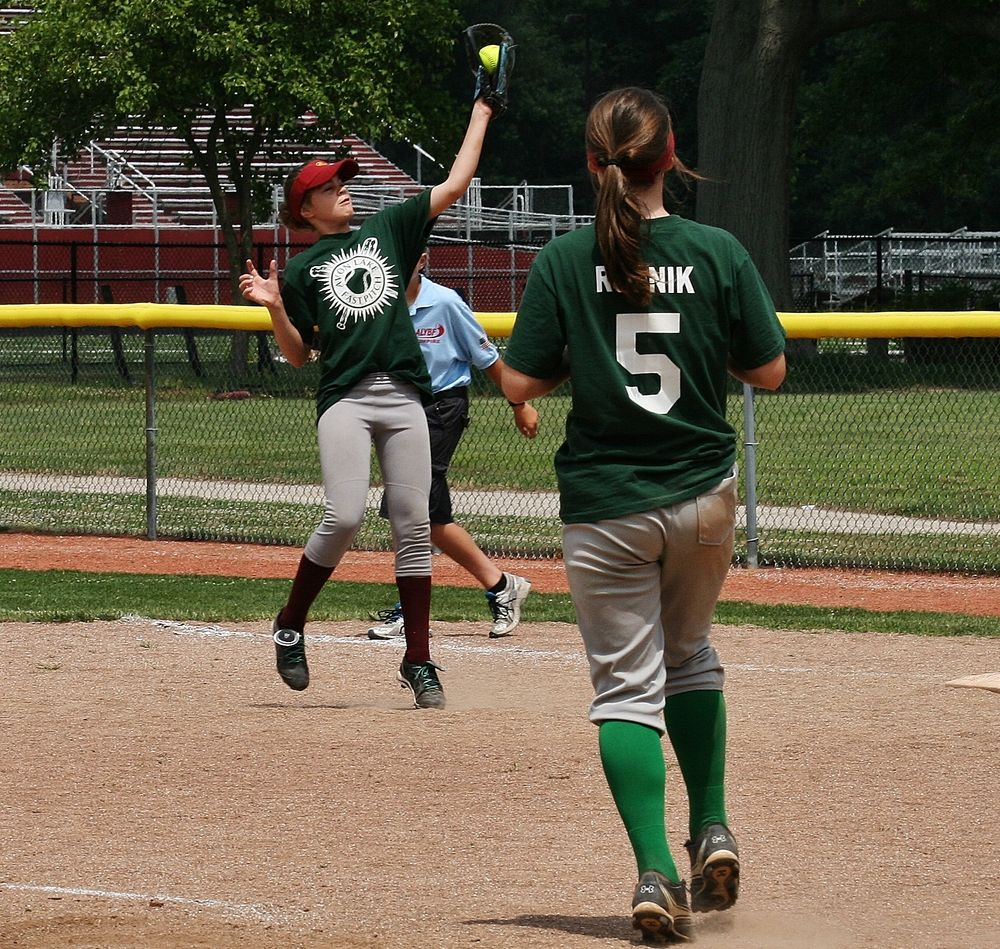
#> input picture 2.jpeg, 1000 x 949 px
$ python thrs.py
#> lines starting #> are read from the running program, lines starting #| are printed output that depends on the picture; after the words box and inside, x2 and y2 are one past the last pixel; in counts of white or black regions, pixels touching at a corner belong together
import cv2 as cv
import numpy as np
from matplotlib import pyplot as plt
img = cv.imread('2.jpeg',0)
#> img: shape (949, 1000); min 0, max 255, mean 95.8
ret,thresh1 = cv.threshold(img,127,255,cv.THRESH_BINARY)
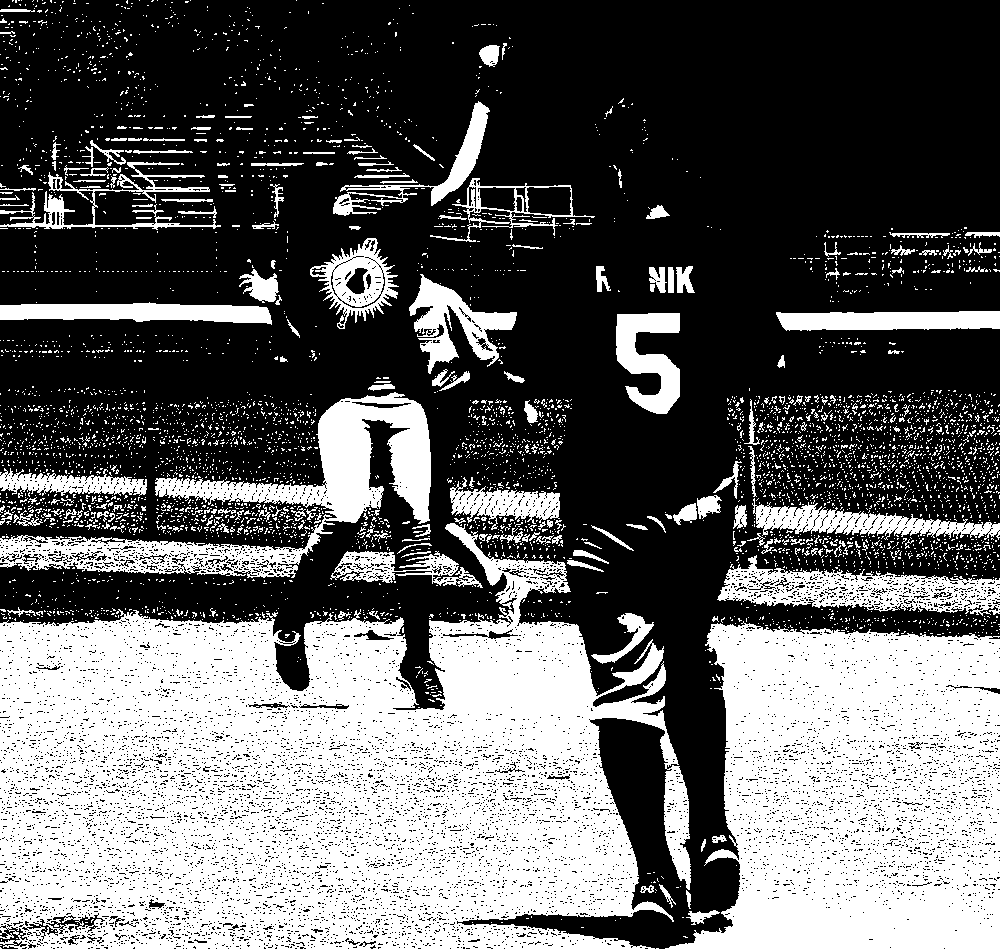
#> thresh1: shape (949, 1000); 38.6% white; 5195 white regions (4973 under 20 px), largest, box (x1, y1, x2, y2) and area: (0, 523, 691, 949) 187076, (665, 621, 1000, 949) 83583, (0, 392, 431, 578) 20372
ret,thresh2 = cv.threshold(img,127,255,cv.THRESH_BINARY_INV)
ret,thresh3 = cv.threshold(img,127,255,cv.THRESH_TRUNC)
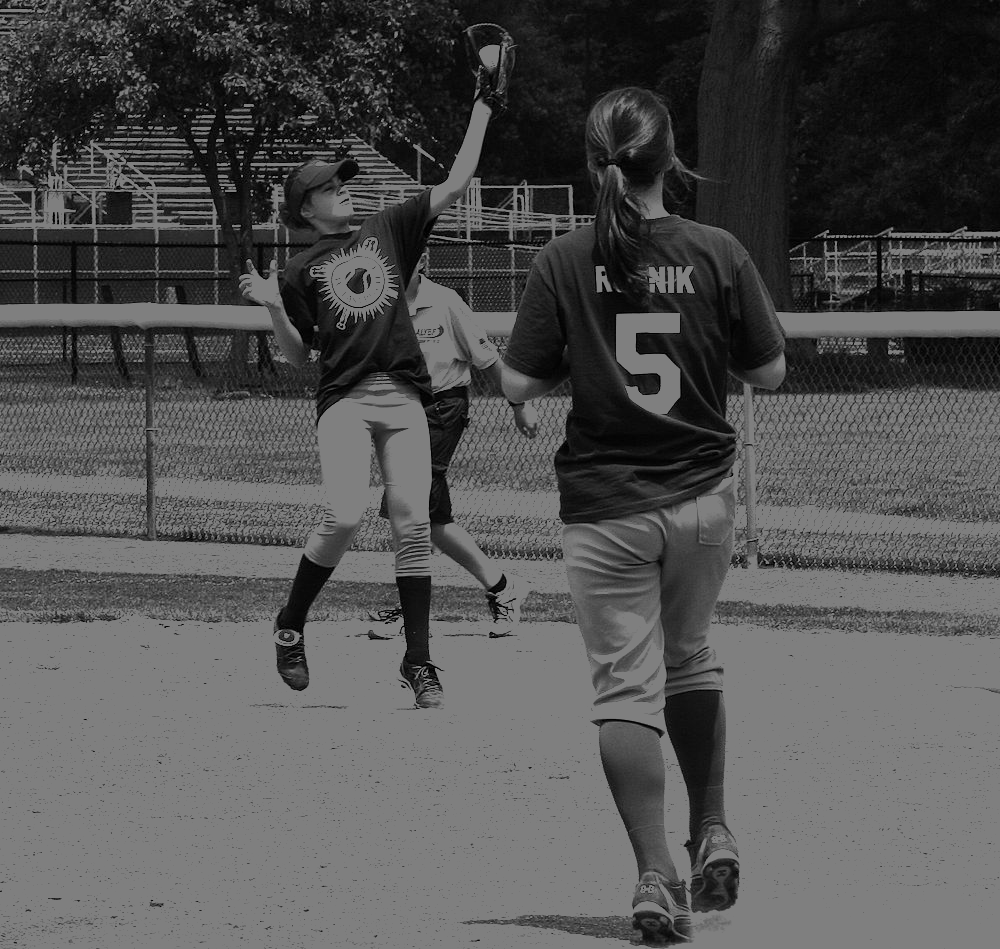
#> thresh3: shape (949, 1000); min 0, max 127, mean 80.9
ret,thresh4 = cv.threshold(img,127,255,cv.THRESH_TOZERO)
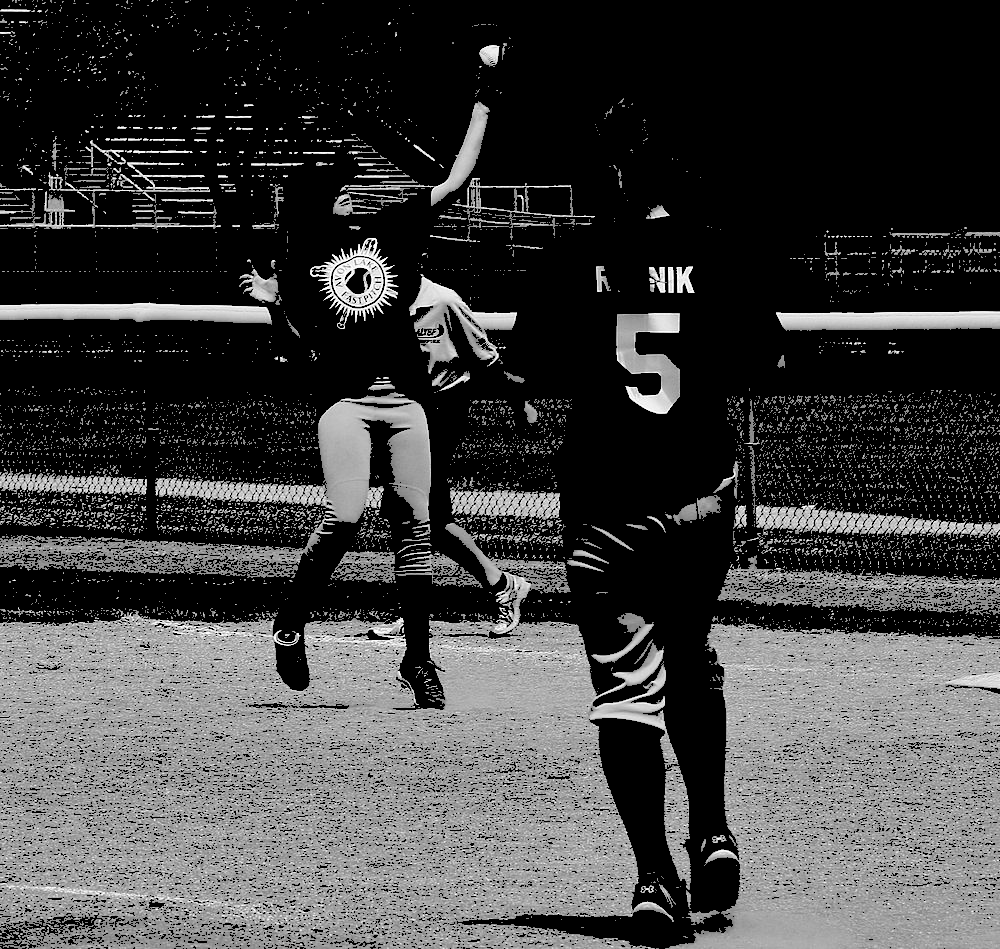
#> thresh4: shape (949, 1000); min 0, max 255, mean 64
ret,thresh5 = cv.threshold(img,127,255,cv.THRESH_TOZERO_INV)
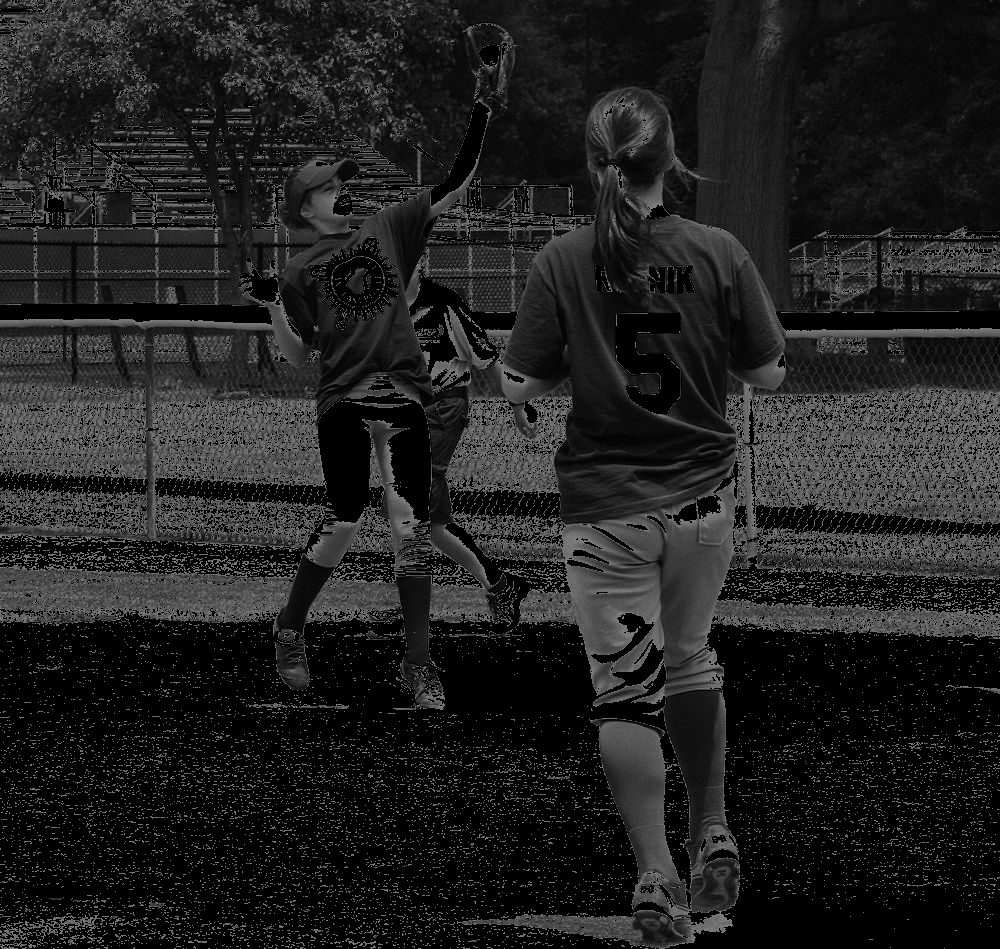
#> thresh5: shape (949, 1000); min 0, max 127, mean 31.8
titles = ['Original Image','BINARY','BINARY_INV','TRUNC','TOZERO','TOZERO_INV']
images = [img, thresh1, thresh2, thresh3, thresh4, thresh5]
for i in range(6):
    plt.subplot(3,2,i+1),plt.imshow(images[i],'gray')
    plt.title(titles[i])
    plt.xticks([]),plt.yticks([])
plt.show()

$ run again, with 1.jpeg copied over 2.jpeg
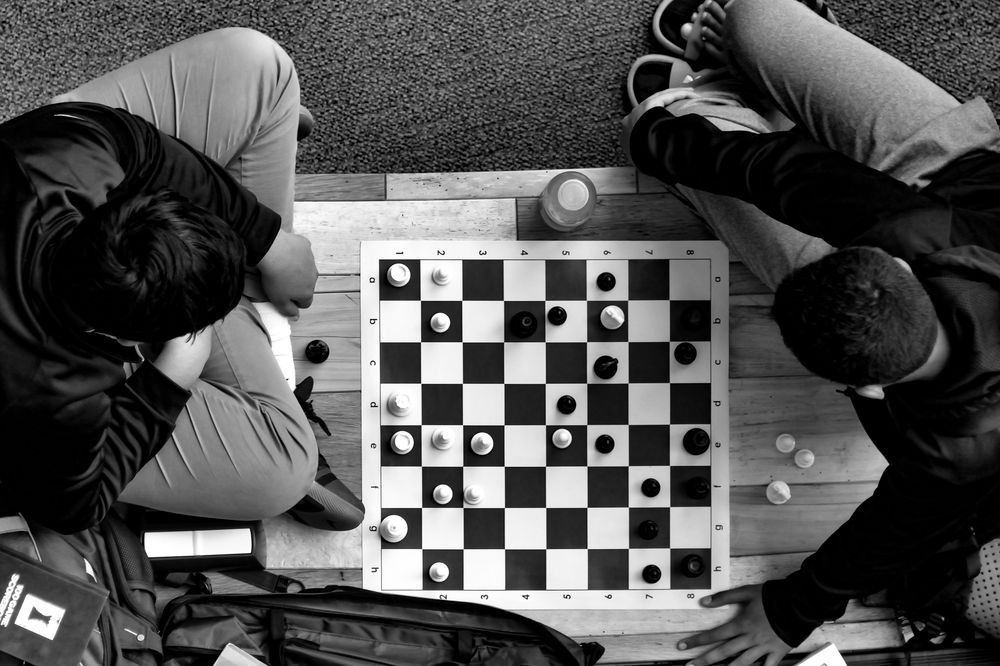
#> input picture 1.jpeg, 1000 x 666 px
#> img is the input picture: shape (666, 1000); min 0, max 255, mean 83
#> `ret,thresh1 = cv.threshold(img,127,255,cv.THRESH_BINARY)`:
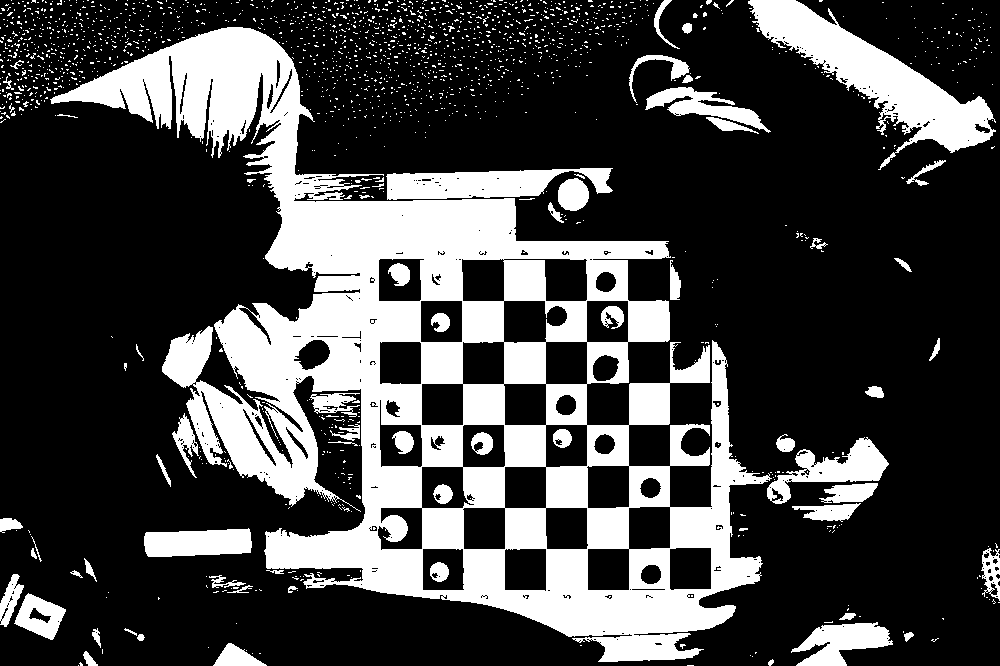
#> thresh1: shape (666, 1000); 27.2% white; 1743 white regions (1675 under 20 px), largest, box (x1, y1, x2, y2) and area: (50, 27, 772, 662) 135396, (748, 0, 996, 170) 12264, (386, 168, 613, 200) 4724
#> `ret,thresh5 = cv.threshold(img,127,255,cv.THRESH_TOZERO_INV)`:
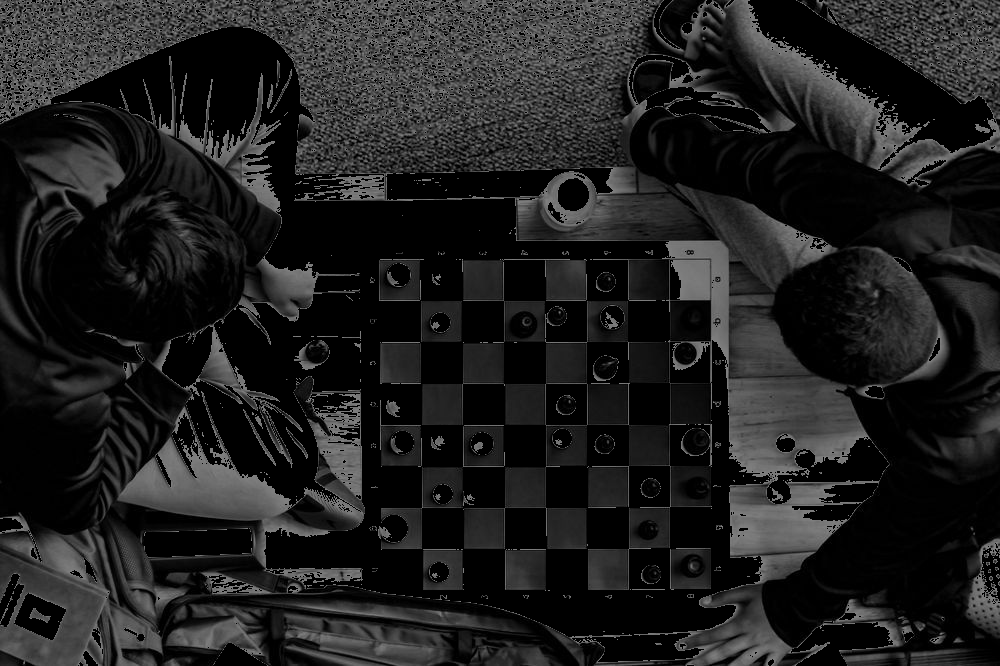
#> thresh5: shape (666, 1000); min 0, max 127, mean 31.5

$ run again, with translation.jpg copied over 2.jpeg
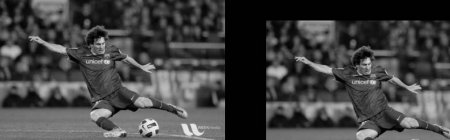
#> input picture translation.jpg, 450 x 140 px
#> img is the input picture: shape (140, 450); min 0, max 248, mean 67.5
#> `ret,thresh1 = cv.threshold(img,127,255,cv.THRESH_BINARY)`:
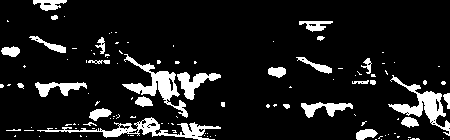
#> thresh1: shape (140, 450); 11.1% white; 116 white regions (88 under 20 px), largest, box (x1, y1, x2, y2) and area: (37, 117, 221, 140) 1095, (122, 54, 188, 118) 1043, (388, 75, 450, 136) 1008
#> `ret,thresh5 = cv.threshold(img,127,255,cv.THRESH_TOZERO_INV)`:
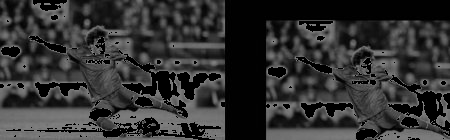
#> thresh5: shape (140, 450); min 0, max 127, mean 50.2
